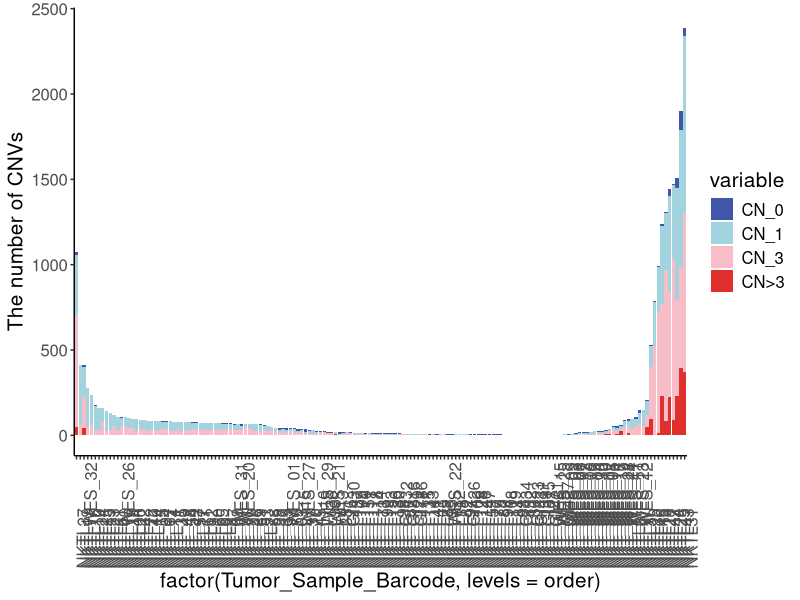
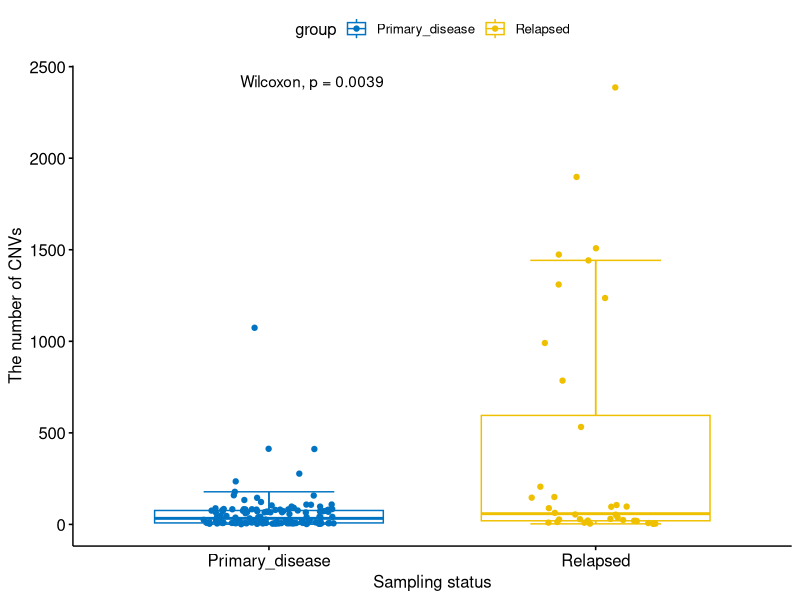
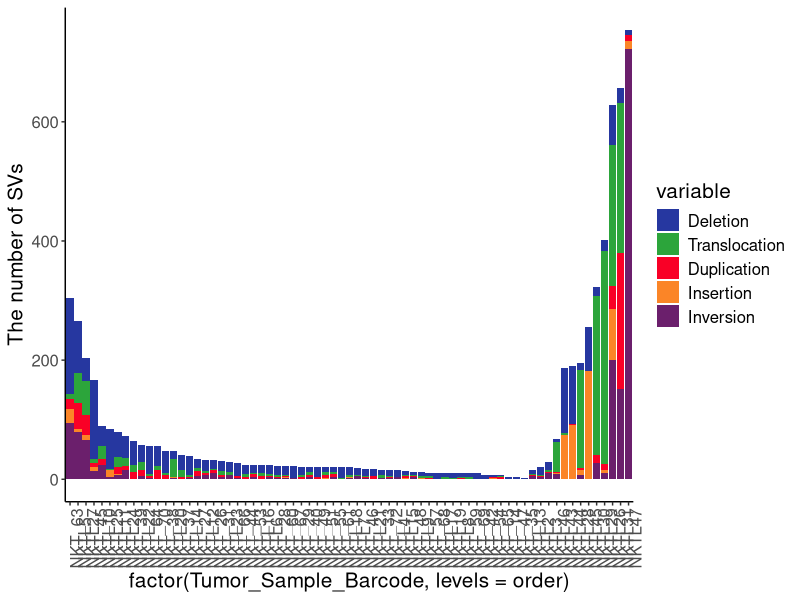

Recreate these plots in R, in order. (Note: this script raises an error after producing the figures.)
library(ggplot2)
library(reshape2)
library(readxl)

##plot the distribution of CNVs
df <- read_excel("CNV_count.xlsx")
order <- df$Tumor_Sample_Barcode
data_plot = melt(df,id = "Tumor_Sample_Barcode")
cols = c("CN_3" = "#f7beca", "CN>3"="#df302e", "CN_1" = "#a4d3e0","CN_0" = "#4156a8")
ggplot( data_plot, aes( x = factor(Tumor_Sample_Barcode,levels=order), weight = value, fill = variable))+
geom_bar( position = "stack")+
  scale_fill_manual( values = cols)+
  theme_classic()+
  ylab("The number of CNVs")+
  theme(text = element_text(size = 15))+
  theme(axis.text.x = element_text(angle = 90, hjust = 0))


#compare CNV between primary and R/R cohort
library(tidyverse)
library(reshape2)
library(ggpubr) 
CNV <- read_excel("CNV_boxplot.xlsx")
p=ggboxplot(CNV, x = "group", y = "CN",
            xlab = "Sampling status",ylab = "The number of CNVs",
            bxp.errorbar=T,color = "group", palette = "jco",
            #label.select=list(criteria = "y < 10"),
            add = "jitter")
#  Add p-value
p + stat_compare_means()



###plot the distribution of SVs
SV <- read_excel("SV_count.xlsx")
order <- SV$Tumor_Sample_Barcode
data_plot = melt(SV,id = "Tumor_Sample_Barcode")

cols = c("Deletion" = "#2637a0", "Translocation"="#2ca53b", "Duplication" = "#f90026","Insertion" = "#fb8527","Inversion"="#6b1f6c")
ggplot( data_plot, aes( x = factor(Tumor_Sample_Barcode,levels=order), weight = value, fill = variable))+
  geom_bar( position = "stack")+
  scale_fill_manual( values = cols)+
  theme_classic()+
  ylab("The number of SVs")+
  theme(text = element_text(size = 15))+
  theme(axis.text.x = element_text(angle = 90, hjust = 0))


#compare SVs between TP53-WT and TP53-MUT
library(tidyverse)
library(reshape2)
library(ggpubr) 
SV_num <- read_excel("SV_boxplot.xlsx")
p=ggboxplot(SV_num, x = "TP53", y = "SV",
            xlab = "TP53 status",ylab = "The number of SVs",
            bxp.errorbar=T,color = "TP53", palette = "jco",
            #label.select=list(criteria = "y < 10"),
            add = "jitter")
#  Add p-value
p + stat_compare_means()



